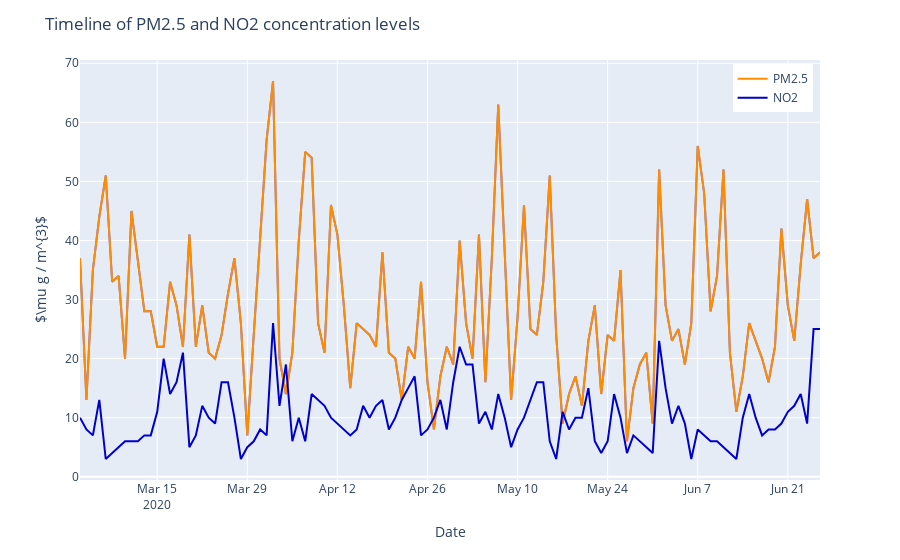

Notebook source saved alongside this figure:
### Code cell
# 4.2.2) Timeline of PM2.5 and NO2 concentration levels
fig = px.line(df_final, x = 'date', y = 'pm25')

fig.add_trace(go.Scatter(x = df_final.date, y = df_final.pm25, 
                        mode = 'lines', name = 'PM2.5', line_color = 'darkorange', line_width = 2))

fig.add_trace(go.Scatter(x = df_final.date, y = df_final.no2, 
                        mode = 'lines', name = 'NO2', line_color = 'mediumblue', line_width = 2))

fig.update_layout(title = 'Timeline of PM2.5 and NO2 concentration levels', 
                  xaxis_title = 'Date', yaxis_title = '$\\mu g / m^{3}$', 
                  legend = dict(yanchor = "top", y = 0.99, xanchor = "right", x = 0.99))
